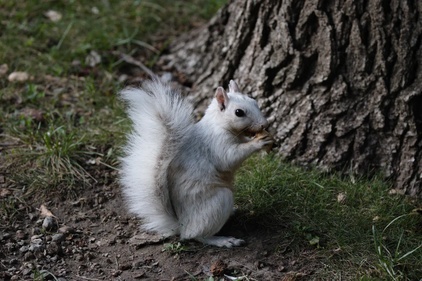
#> input picture fourier_transforms/cloudberry.png, 422 x 281 px, shrunk from 1080 x 720 before the run
$ python convolve_cloud_class.py
#> lines starting #> are read from the running program, lines starting #| are printed output that depends on the picture
import numpy as np
from matplotlib import pyplot as plt
plt.ion()

def get_kernel(npix,n):
    x=np.arange(n)
    x[x>n//2]=x[x>n//2]-n
    #can also do this with n*np.fft.fftfreq(n)
    mygauss=np.exp(-0.5*(x/npix)**2)  #1-d gaussian
    return np.outer(mygauss,mygauss)


cloud=plt.imread('cloudberry.png')
#> cloud is the input picture: shape (281, 422, 4) float32; mean R, G, B, A 0.278, 0.277, 0.248, 1
arts=plt.imread('mcgill_arts.jpeg')
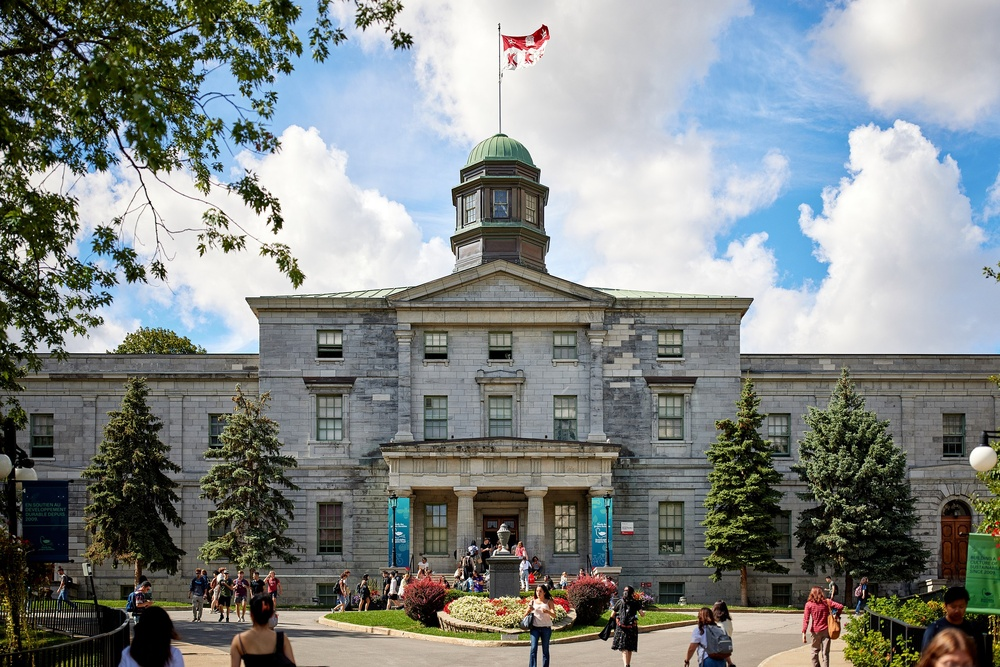
#> input picture fourier_transforms/mcgill_arts.jpeg, 1000 x 667 px, shrunk from 2560 x 1707 before the run
#> arts is the input picture: shape (667, 1000, 3); mean R, G, B 129.9, 135, 133.6


#do some resizing/cropping to make the images the same size
#arts=arts[::2,::2,0]
cloud=cloud[:,:,0]
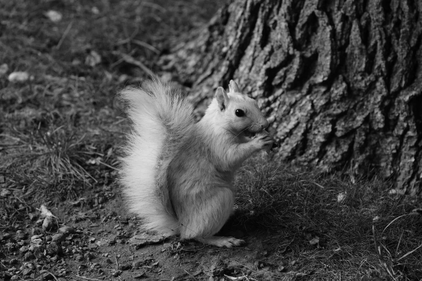
#> cloud: shape (281, 422) float32; min 0, max 0.914, mean 0.278
#i0=(arts.shape[0]-cloud.shape[0])//2
#i1=(arts.shape[1]-cloud.shape[1])//2
#arts=arts[i0:i0+cloud.shape[0],i1:i1+cloud.shape[1]]

dn=cloud.shape[1]-cloud.shape[0]
#> dn = 141
cloud=cloud[:,dn//2:-dn//2]
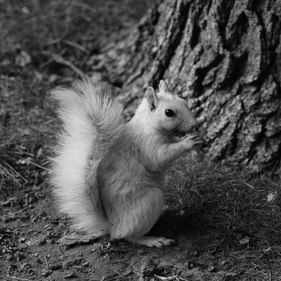
#> cloud: shape (281, 281) float32; min 0, max 0.914, mean 0.309

cloudft=np.fft.rfft2(cloud)

kernel=get_kernel(3,cloud.shape[0])
kernelft=np.fft.rfft2(kernel)
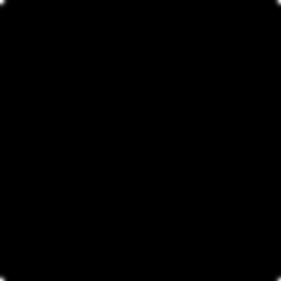
#> kernel: shape (281, 281) float64; min 0, max 1, mean 0.000716
cloudft_smooth=cloudft*kernelft
cloud_smooth=np.fft.irfft2(cloudft_smooth)
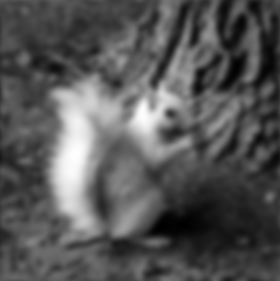
#> cloud_smooth: shape (281, 280) float64; min 1.78, max 48.08, mean 17.5; drawn with min black and max white
plt.figure(1)
plt.clf();
plt.imshow(cloud)
plt.show()

plt.figure(2)
plt.clf();
plt.imshow(cloud_smooth)
plt.show()


plt.figure(3)
cloudsmoothft=np.fft.rfft2(cloud_smooth)
cloud_back=np.fft.irfft2(cloudsmoothft/kernelft)
#> cloud_back: shape (281, 280) float64; every value is NaN or infinite
plt.clf()
plt.imshow(cloud_back)
plt.show()
